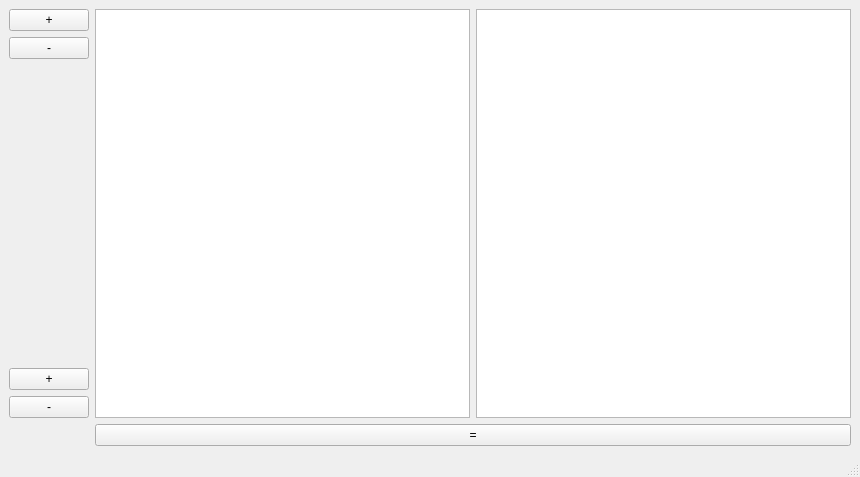
<?xml version="1.0" encoding="UTF-8"?>
<ui version="4.0">
 <class>MainWindow</class>
 <widget class="QMainWindow" name="MainWindow">
  <property name="geometry">
   <rect>
    <x>0</x>
    <y>0</y>
    <width>860</width>
    <height>477</height>
   </rect>
  </property>
  <property name="minimumSize">
   <size>
    <width>600</width>
    <height>400</height>
   </size>
  </property>
  <property name="windowTitle">
   <string>MainWindow</string>
  </property>
  <widget class="QWidget" name="centralwidget">
   <layout class="QGridLayout" name="gridLayout">
    <item row="3" column="0">
     <widget class="QPushButton" name="pushButton_4">
      <property name="text">
       <string>+</string>
      </property>
     </widget>
    </item>
    <item row="0" column="1" rowspan="5">
     <widget class="QTableWidget" name="tableWidget"/>
    </item>
    <item row="0" column="2" rowspan="5">
     <widget class="QTableWidget" name="tableWidget_2"/>
    </item>
    <item row="1" column="0">
     <widget class="QPushButton" name="pushButton_3">
      <property name="text">
       <string>-</string>
      </property>
     </widget>
    </item>
    <item row="4" column="0">
     <widget class="QPushButton" name="pushButton_5">
      <property name="text">
       <string>-</string>
      </property>
     </widget>
    </item>
    <item row="0" column="0">
     <widget class="QPushButton" name="pushButton_2">
      <property name="text">
       <string>+</string>
      </property>
     </widget>
    </item>
    <item row="6" column="1" colspan="2">
     <widget class="QPushButton" name="pushButton">
      <property name="text">
       <string>=</string>
      </property>
     </widget>
    </item>
   </layout>
  </widget>
  <widget class="QMenuBar" name="menubar">
   <property name="geometry">
    <rect>
     <x>0</x>
     <y>0</y>
     <width>860</width>
     <height>21</height>
    </rect>
   </property>
  </widget>
  <widget class="QStatusBar" name="statusbar"/>
 </widget>
 <resources/>
 <connections/>
</ui>
